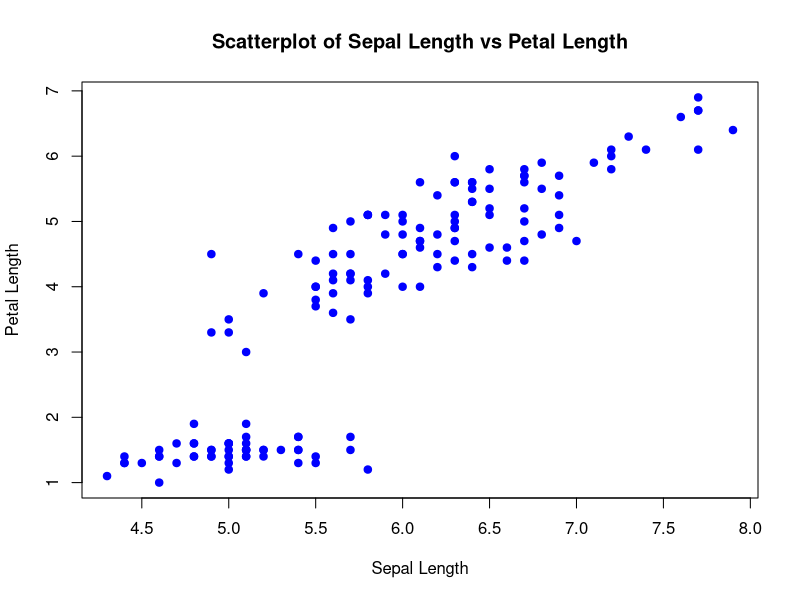
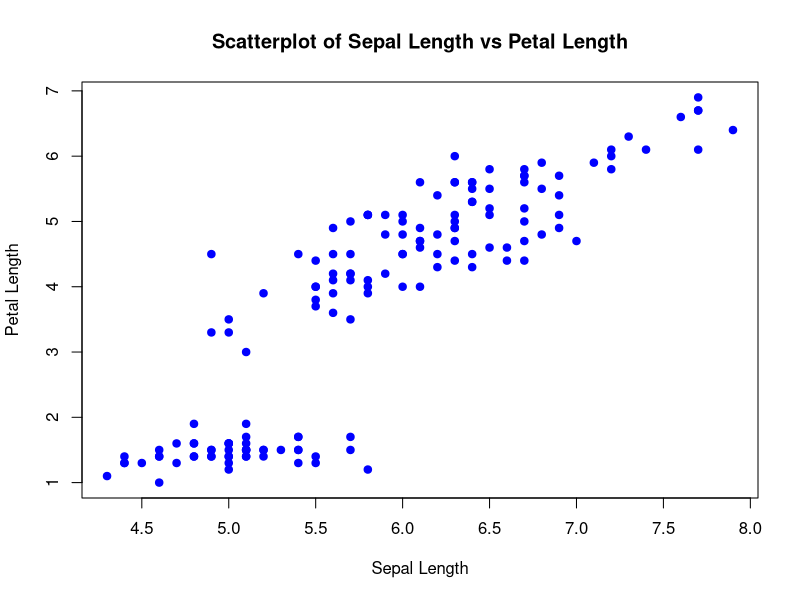

Write the R code that produced these figures, in order.
# 1. Load the iris dataset (already available in R)
data(iris)

# 2. Create a scatterplot of Sepal.Length and Petal.Length
plot(iris$Sepal.Length, iris$Petal.Length,
     xlab = "Sepal Length",  # X-axis label
     ylab = "Petal Length",  # Y-axis label
     main = "Scatterplot of Sepal Length vs Petal Length",  # Title
     pch = 19,  # Plotting symbol (solid circle)
     col = "blue")  # Color of points

# 3. Save the plot as a high-resolution PNG image
png("scatterplot_sepal_petal.png", width = 2000, height = 2000, res = 300)
plot(iris$Sepal.Length, iris$Petal.Length,
     xlab = "Sepal Length",  # X-axis label
     ylab = "Petal Length",  # Y-axis label
     main = "Scatterplot of Sepal Length vs Petal Length",  # Title
     pch = 19,  # Plotting symbol
     col = "blue")  # Color of points
dev.off()  # Close the PNG device

